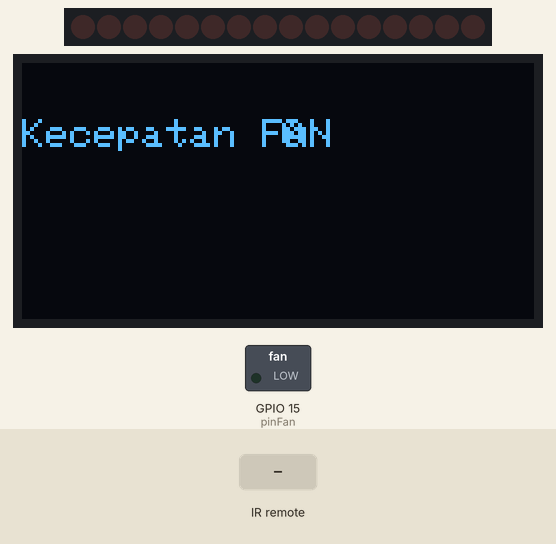
Recording of a sketch running on a simulated ESP8266 (NodeMCU). Parts: 16 shift-register outputs drawn as a row of LEDs (first output left, lit = HIGH), 128×64 one-colour display, switched loads named in the sketch (green lamp = pin HIGH). Wiring (inferred from the names in the program): 2 × shift register (74HC595): data GPIO 16; shift clock GPIO 2; latch GPIO 0. Wiring (inferred from the signals the program sends): row of LEDs: on Q0, Q1, Q2, Q3, Q4, Q5, Q6, Q7, Q8, Q9, Q10, Q11, Q12, Q13, Q14, Q15. Inputs (shaded band) come from the test bench. Pins used as bus, display or sensor lines are not drawn; what the sketch prints to the serial monitor is not drawn.

Above: at 6.3 s.
6.4 s: infrared code 0xFF18E7 received
At 7.7 s:
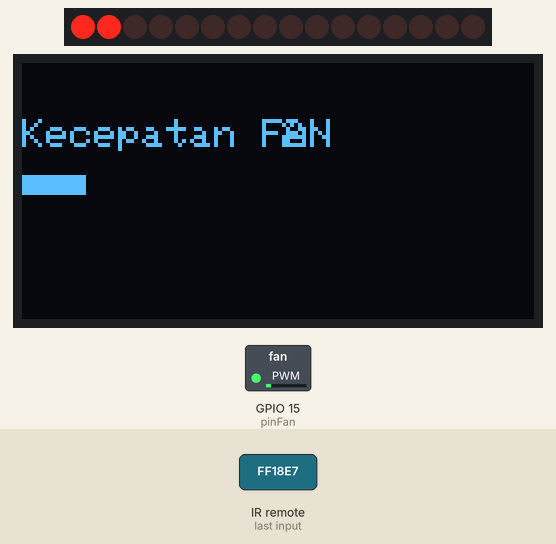
8.1 s: infrared code 0xFF10EF received
At 9.2 s:
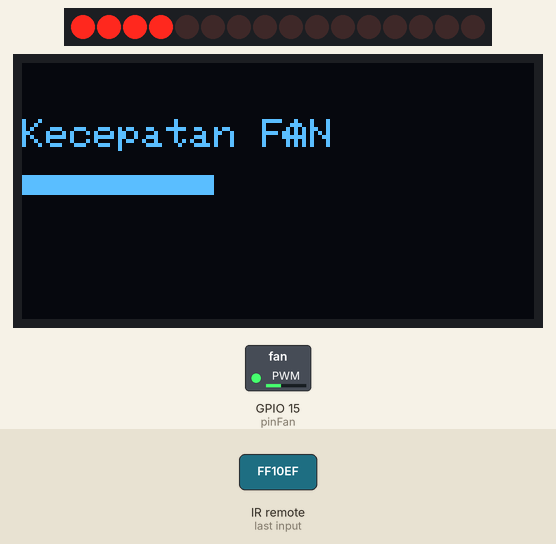
9.7 s: infrared code 0xFF5AA5 received
At 10.6 s:
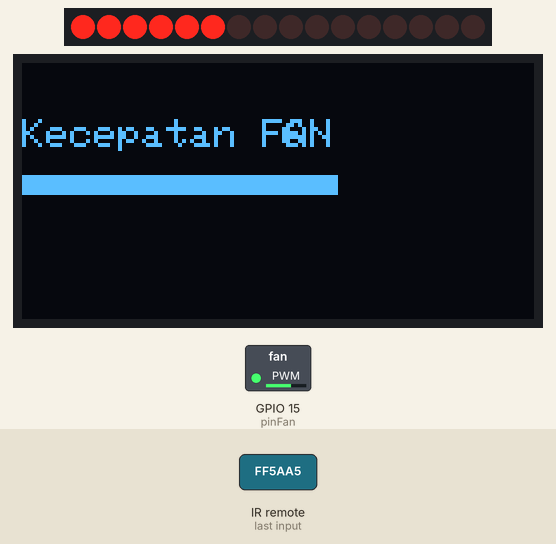
11.3 s: infrared code 0xFF4AB5 received
At 12.1 s:
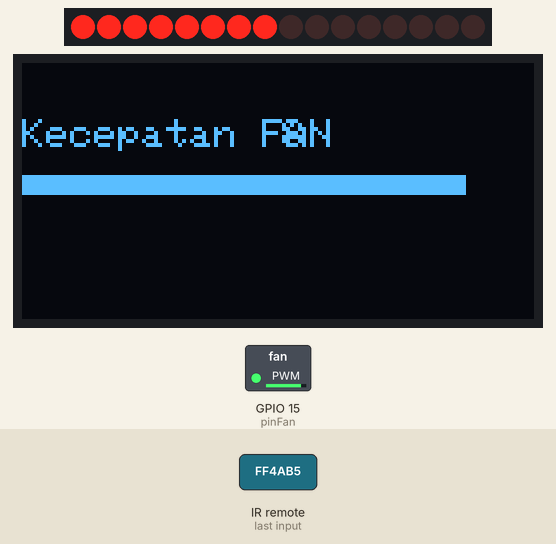
13.0 s: infrared code 0xFF30CF received
At 13.5 s:
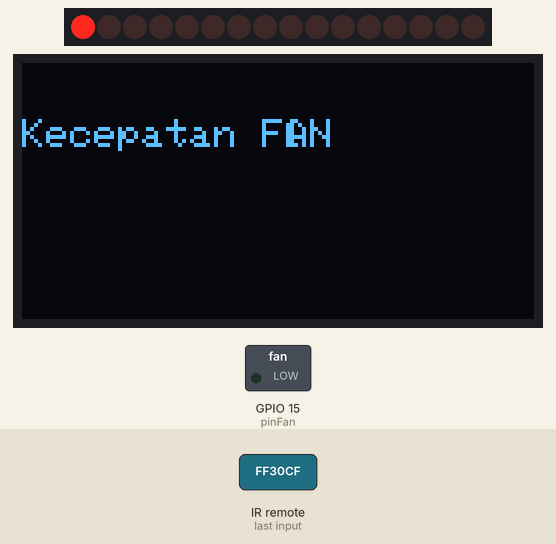
Timing chart, 0 to 15.6 s (numbered marks = the images above; inputs shaded):
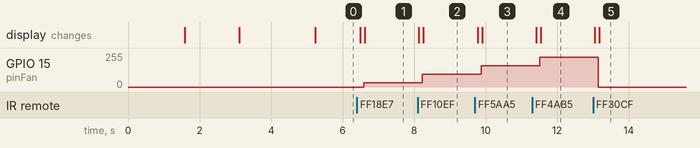

Measured:
- after the input at 6.4 s, GPIO 15 (pinFan): 0/255 → 31/255 after 0.19 s; the display: first changes after 0.09 s (image 1 shows a later state)
- after the input at 8.1 s, GPIO 15 (pinFan): 31/255 → 95/255 after 0.13 s; the display: first changes at once (image 2 shows a later state)
- after the input at 9.7 s, GPIO 15 (pinFan): 95/255 → 159/255 after 0.17 s; the display: first changes after 0.07 s (image 3 shows a later state)
- after the input at 11.3 s, GPIO 15 (pinFan): 159/255 → 223/255 after 0.21 s; the display: first changes after 0.11 s (image 4 shows a later state)
- after the input at 13.0 s, GPIO 15 (pinFan): 223/255 → 0/255 after 0.15 s; the display: first changes after 0.05 s (image 5 shows a later state)

The sketch:

Projek_Aktuator_FAN__Kipas__Mode_PWM.ino
```cpp
/*-----------------------------------------------
  IoT Smart Device Development Board
  by Dodit Suprianto | DSP-TECH

  Projek: Aktuator FAN (Kipas) Mode PWM

  Library:
  https://github.com/Simsso/ShiftRegister74HC595
  https://github.com/adafruit/Adafruit_SSD1306
  https://github.com/adafruit/Adafruit-GFX-Library
  https://github.com/crankyoldgit/IRremoteESP8266
  -----------------------------------------------*/

/*-------------------------------------
  Menambahkan library yang diperlukan
  -------------------------------------*/
// library shift register 74HC595
#include <ShiftRegister74HC595.h>

// library OLED
#include <Adafruit_GFX.h>
#include <Adafruit_SSD1306.h>

// library remote infrared
#include <IRremoteESP8266.h>
#include <IRrecv.h>
#include <IRutils.h>

#include <Wire.h>

/*-------------------------------
  Alamat Kanal Shift Register:
  -------------------------------
  Kanal  0 = LED 1
  Kanal  1 = LED 2
  Kanal  2 = LED 3
  Kanal  3 = LED 4
  Kanal  4 = LED 5
  Kanal  5 = LED 6
  Kanal  6 = LED 7
  Kanal  7 = LED 8
  Kanal  8 = LED 9
  Kanal  9 = Buzz Piezo Speaker
  Kanal 10 = Relay
  Kanal 11 - 15 = Kanal expansi

  /*------------------------------
  Pin Microcontroller NodeMCU
  ------------------------------*/
// Pin Shift Register
#define pinData       16 // pin D0
#define pinClock       2 // pin D4
#define pinLatch       0 // pin D3

// Pin FAN
#define pinFan        15 // pin D8

// Pin sensor IR
#define pinIR         13 // pin D7

/*------------------------------
  Inisialisasi instance/object &
  Deklarasi varibale global
  -------------------------------*/
// Konstruktor instance Shift register
ShiftRegister74HC595<2> srChannel(pinData, pinClock, pinLatch);

// Konstruktor instance OLED 0.96"
Adafruit_SSD1306 display(128, 64, &Wire, -1);

// Konstruktor instance Sensor IR
IRrecv PenerimaIR(pinIR);
decode_results hasil;

// Deklarasi kode tombol remote
unsigned int KodeTombolRemote;

// level kecepatan FAN
int levelSpeedFan = 0;
int speedfan = 0;

void setup() {
  /*----------------------------------------------------
    Mengatur baudrate serial MCU.
    Baurate disesuaikan dengan baudrate serial monitor)
    ----------------------------------------------------*/
  Serial.begin(115200);
  Wire.begin();

  // Mode pin IR & Sensor IR kondisi listen
  PenerimaIR.enableIRIn();

  // Mode pin kipas
  pinMode(pinFan, OUTPUT);

  /*---------------------------------------------
    Set seluruh kanal shift register menjadi OFF
    ---------------------------------------------*/
  srChannel.setAllLow();

  /*-------------------
    Inisialisasi OLED
    -------------------*/
  display.begin(SSD1306_SWITCHCAPVCC, 0x3C);
  display.setTextSize(1);
  display.setTextColor(WHITE);
  display.clearDisplay();

  /*--------------------------------
    Menampilkan pesan ke layar OLED
    --------------------------------*/
  display.setCursor(0, 0);
  display.println("Selamat datang...");
  display.display();
  delay(1500);

  display.setCursor(0, 12);
  display.println("Projek Kontrol");
  display.display();
  delay(1500);

  display.setCursor(0, 24);
  display.println("Speed FAN");
  display.display();
  delay(2000);
}

void loop() {
  /*----------------------------------------------
    Jika Anda menjalankan program pertamakali,
    namun belum mengerti kode tombol remote IR.
    Tekan setiap tombol keypad yang ada, kemudian
    baca kodenya pada Serial Monitor untuk dicatat.
    -----------------------------------------------*/
  BacaKodeRemoteIR();

  // set kecepatan FAN sesuai levelnya
  KontrolKecepatanFan();

  // update nilai dan tampilkan ke layar OLED
  updateOLED();
}

/*----------------------------------------------
  Fungsi memetakan kode tombol/keypad remote IR
  berdasarkan kode yang dicatat tersebut akan
  menjadi dasar pengecekkan
  ----------------------------------------------*/
void BacaKodeRemoteIR() {
  if (PenerimaIR.decode(&hasil)) {
    // Kualitas remote yang buruk menyebabkan debouncing
    // Decode kode tombol dengan lebar 8 saja yang akan diproses.
    // Setiap remote memiliki lebar kode valid masing-masing
    // Pastikan untuk memetakan kode keypad terlebih dahulu
    String ngatasiDebounce = String((int)hasil.value, (unsigned char)DEC);
    if (ngatasiDebounce.length() == 8) {
      KodeTombolRemote = hasil.value;
      Serial.println("Kode remote: " + String(KodeTombolRemote));

      // Mengendalikan speed FAN dengan remote IR
      RemoteKontrolSpeedFan();
    } else {
      // proses pemetaan kode tombol ditampilkan pada serial monitor
      // termasuk lebar decode tidak sama dengan 8
      unsigned int kodeGagal = hasil.value;
      Serial.println("Length Decode: " + String(ngatasiDebounce.length()));
      Serial.println("Kode remote tidak diproses: " + String(kodeGagal));
    }
    PenerimaIR.resume();
  }
  delay(100);
}

/*----------------------------------------------
  Mengendalikan Speed FAN Menggunakan Remote IR
  Diindikasikan dengan perubahan LED aktif
  ----------------------------------------------*/
void RemoteKontrolSpeedFan() {
  // set semua LED OFF
  MematikanSemuaLED();

  // Filtering decode keypad
  if (KodeTombolRemote == 16724175) {
    /*-------------------------------------
      Tombol Angka 1 - Level Speed FAN = 1
      Aktifkan LED ke-1
      -------------------------------------*/
    srChannel.set(0, HIGH);
    levelSpeedFan = 1;
  } else if (KodeTombolRemote == 16718055) {
    /*-------------------------------------
      Tombol Angka 2 - Level Speed FAN = 2
      Aktifkan LED ke-1 s/d ke-2
      -------------------------------------*/
    srChannel.set(0, HIGH);
    srChannel.set(1, HIGH);
    levelSpeedFan = 2;
  } else if (KodeTombolRemote == 16743045) {
    /*-------------------------------------
      Tombol Angka 3 - Level Speed FAN = 3
      Aktifkan LED ke-1 s/d ke-3
      -------------------------------------*/
    srChannel.set(0, HIGH);
    srChannel.set(1, HIGH);
    srChannel.set(2, HIGH);
    levelSpeedFan = 3;
  } else if (KodeTombolRemote == 16716015) {
    /*-------------------------------------
      Tombol Angka 4 - Level Speed FAN = 4
      Aktifkan LED ke-1 s/d ke-4
      -------------------------------------*/
    srChannel.set(0, HIGH);
    srChannel.set(1, HIGH);
    srChannel.set(2, HIGH);
    srChannel.set(3, HIGH);
    levelSpeedFan = 4;
  } else if (KodeTombolRemote == 16726215) {
    /*-------------------------------------
      Tombol Angka 5 - Level Speed FAN = 5
      Aktifkan LED ke-1 s/d ke-5
      -------------------------------------*/
    srChannel.set(0, HIGH);
    srChannel.set(1, HIGH);
    srChannel.set(2, HIGH);
    srChannel.set(3, HIGH);
    srChannel.set(4, HIGH);
    levelSpeedFan = 5;
  } else if (KodeTombolRemote == 16734885) {
    /*-------------------------------------
      Tombol Angka 6 - Level Speed FAN = 6
      Aktifkan LED ke-1 s/d ke-6
      -------------------------------------*/
    srChannel.set(0, HIGH);
    srChannel.set(1, HIGH);
    srChannel.set(2, HIGH);
    srChannel.set(3, HIGH);
    srChannel.set(4, HIGH);
    srChannel.set(5, HIGH);
    levelSpeedFan = 6;
  } else if (KodeTombolRemote == 16728765) {
    /*-------------------------------------
      Tombol Angka 7 - Level Speed FAN = 7
      Aktifkan LED ke-1 s/d ke-7
      -------------------------------------*/
    srChannel.set(0, HIGH);
    srChannel.set(1, HIGH);
    srChannel.set(2, HIGH);
    srChannel.set(3, HIGH);
    srChannel.set(4, HIGH);
    srChannel.set(5, HIGH);
    srChannel.set(6, HIGH);
    levelSpeedFan = 7;
  } else if (KodeTombolRemote == 16730805) {
    /*-------------------------------------
      Tombol Angka 8 - Level Speed FAN = 8
      Aktifkan LED ke-1 s/d ke-8
      -------------------------------------*/
    srChannel.set(0, HIGH);
    srChannel.set(1, HIGH);
    srChannel.set(2, HIGH);
    srChannel.set(3, HIGH);
    srChannel.set(4, HIGH);
    srChannel.set(5, HIGH);
    srChannel.set(6, HIGH);
    srChannel.set(7, HIGH);
    levelSpeedFan = 8;
  } else if (KodeTombolRemote == 16732845) {
    /*-------------------------------------
      Tombol Angka 9 - Level Speed FAN = 9
      Aktifkan LED ke-1 s/d ke-9
      -------------------------------------*/
    srChannel.set(0, HIGH);
    srChannel.set(1, HIGH);
    srChannel.set(2, HIGH);
    srChannel.set(3, HIGH);
    srChannel.set(4, HIGH);
    srChannel.set(5, HIGH);
    srChannel.set(6, HIGH);
    srChannel.set(7, HIGH);
    srChannel.set(8, HIGH);
    levelSpeedFan = 9;
  } else {
    /*---------------------------------------------
      Selain Tombol Angka maka Level Speed FAN = 0
      Matikan semua LED
      ---------------------------------------------*/
    MematikanSemuaLED();
    levelSpeedFan = 0;
  }
}

/*--------------------------------------------
  Fungsi mengendalikan kecepatan putaran FAN
  dengan mode PWM (pulse with modulation)
  --------------------------------------------*/
void KontrolKecepatanFan() {
  /*------------------------------------------------------------------------------------------------------------------
    referensi https://www.electronicwings.com/nodemcu/nodemcu-pwm-with-arduino-ide
    analogWriteFreq(500); secara default adalah 500
    analogWriteRange(100); secara default max bernilai 1023

    Memetakan antara jarak objek yang dideteksi oleh ultrasonic dengan RPM Fan
    Semakin dekat antara objek dengan sensor ultrasonic makan RPM Fan akan semakin cepat
    Di sini dipetakan jarak antara 1-30cm menjadi 1023-0 pwm analogread
    Sebagai pembuktian, silahkan dekat dan jauhkan benda dengan ultrasonic, kemudian perhatikan RPM Fan yang terjadi
    -------------------------------------------------------------------------------------------------------------------*/

  //secara default adalah 500
  analogWriteFreq(500);

  //secara default max adalah 1023
  analogWriteRange(1023);

  // transformasi nilai jarak menjadi kecepatan putar Fan
  speedfan = map(levelSpeedFan, 1, 9, 0, 1023);

  // kontrol FAN dengan PWM
  analogWrite(pinFan, speedfan);

  Serial.println("Speed FAN: " + String(speedfan));
}

/*---------------------------------------
  Menampilkan data terbaru ke layar OLED
  ---------------------------------------*/
void updateOLED() {
  display.clearDisplay();
  display.setTextSize(1);
  display.setTextColor(WHITE);

  // Status FAN
  display.setCursor(0, 14);
  display.print("Kecepatan FAN");
  display.setCursor(65, 14);
  display.print(String(levelSpeedFan));

  // gauge speed
  int gaugeSpeed = map(speedfan, 0, 1023, 0, 127);
  display.fillRect(0, 28, gaugeSpeed, 5, SSD1306_INVERSE);

  display.display();
}

/*--------------------
  Mematikan semua LED
  --------------------*/
void MematikanSemuaLED() {
  //Set seluruh kanal LED 0 - LED 8 menjadi OFF
  for (uint8_t i = 0; i <= 8; i++) {
    srChannel.set(i, LOW);
  }
}
```
